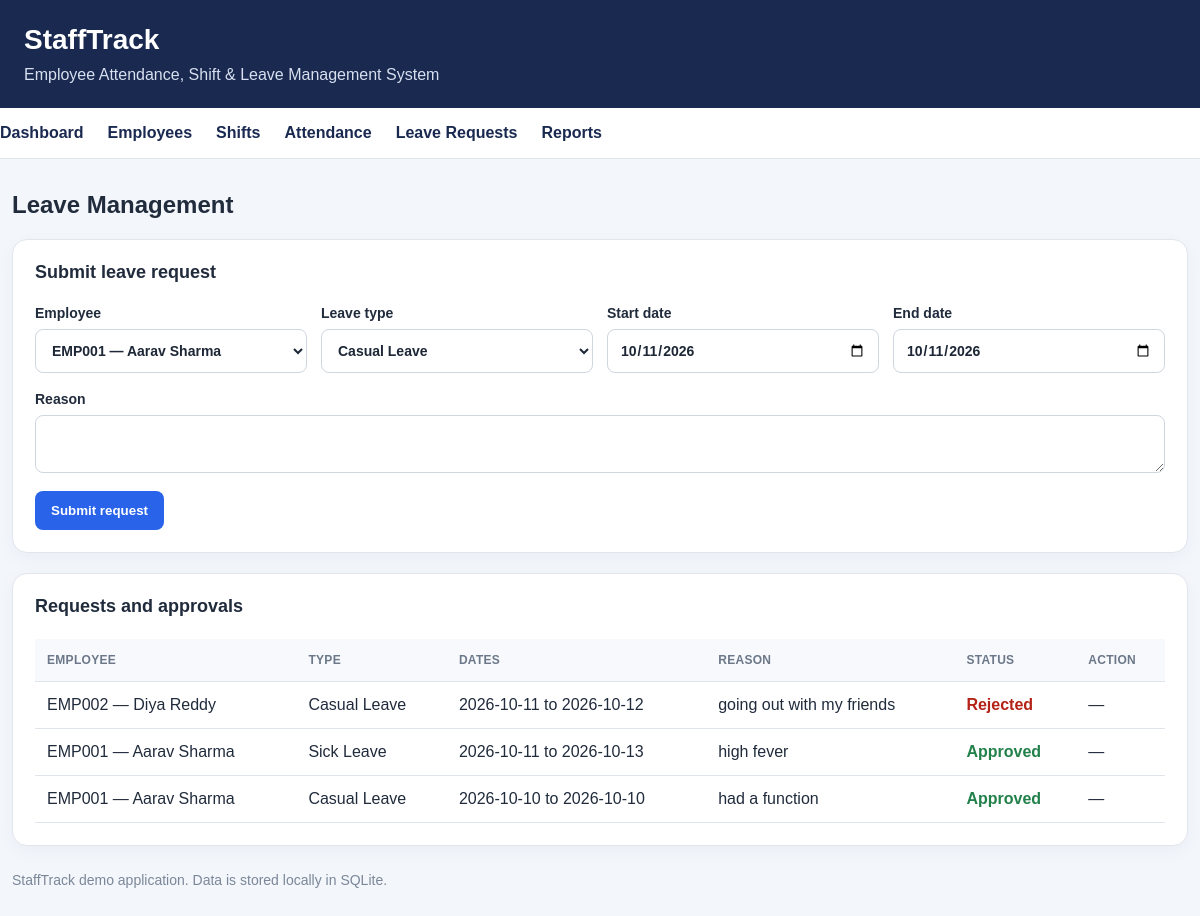
/leave, run on the app's committed database.
### tables this page shows
CREATE TABLE leave_requests (
      id INTEGER PRIMARY KEY AUTOINCREMENT,
      employee_id INTEGER NOT NULL REFERENCES employees(id),
      leave_type TEXT NOT NULL,
      start_date TEXT NOT NULL,
      end_date TEXT NOT NULL,
      reason TEXT NOT NULL,
      status TEXT NOT NULL DEFAULT 'Pending'
        CHECK (status IN ('Pending','Approved','Rejected')),
      CHECK (end_date >= start_date)
    );

CREATE TABLE employees (
      id INTEGER PRIMARY KEY AUTOINCREMENT,
      code TEXT NOT NULL UNIQUE,
      full_name TEXT NOT NULL,
      email TEXT NOT NULL,
      department TEXT NOT NULL,
      hire_date TEXT NOT NULL,
      active INTEGER NOT NULL DEFAULT 1
    );

### app/routes.py (the view, shortened to what this page needs)
@bp.route("/leave", methods=["GET","POST"])
def leave():
    db = get_db()
    employees = db.execute("SELECT id,code,full_name FROM employees WHERE active=1 ORDER BY code").fetchall()
    rows = db.execute("""SELECT l.*,e.code,e.full_name FROM leave_requests l
      JOIN employees e ON e.id=l.employee_id ORDER BY l.id DESC""").fetchall()
    return render_template("leave.html", employees=employees, requests=rows)

### app/db.py (called while the page is built)
def get_db():
    if "db" not in g:
        db_path = current_app.config["DATABASE"]
        Path(db_path).parent.mkdir(parents=True, exist_ok=True)
        g.db = sqlite3.connect(db_path)
        g.db.row_factory = sqlite3.Row
        g.db.execute("PRAGMA foreign_keys = ON")
    return g.db

### app/routes.py (called while the page is built)
@bp.app_context_processor
def inject_today():
    return {"today": date.today().isoformat()}

### app/templates/leave.html
{% extends "base.html" %}{% block title %}Leave Requests · StaffTrack{% endblock %}
{% block content %}<h2>Leave Management</h2>
<section class="panel"><h3>Submit leave request</h3><form method="post" class="form-grid">
<label>Employee<select name="employee_id" required>{% for e in employees %}<option value="{{ e.id }}">{{ e.code }} — {{ e.full_name }}</option>{% endfor %}</select></label>
<label>Leave type<select name="leave_type"><option>Casual Leave</option><option>Earned Leave</option><option>Sick Leave</option></select></label>
<label>Start date<input name="start_date" type="date" value="{{ today }}" required></label>
<label>End date<input name="end_date" type="date" value="{{ today }}" required></label>
<label class="wide">Reason<textarea name="reason" rows="2" required></textarea></label>
<div class="form-action"><button>Submit request</button></div></form></section>
<section class="panel"><h3>Requests and approvals</h3><table><thead><tr><th>Employee</th><th>Type</th><th>Dates</th><th>Reason</th><th>Status</th><th>Action</th></tr></thead><tbody>
{% for r in requests %}<tr><td>{{ r.code }} — {{ r.full_name }}</td><td>{{ r.leave_type }}</td><td>{{ r.start_date }} to {{ r.end_date }}</td><td>{{ r.reason }}</td><td><span class="status {{ r.status|lower }}">{{ r.status }}</span></td><td>{% if r.status == 'Pending' %}<form class="inline" method="post" action="{{ url_for('main.decide_leave',request_id=r.id,decision='Approved') }}"><button class="small">Approve</button></form> <form class="inline" method="post" action="{{ url_for('main.decide_leave',request_id=r.id,decision='Rejected') }}"><button class="small danger">Reject</button></form>{% else %}—{% endif %}</td></tr>
{% else %}<tr><td colspan="6">No leave requests found.</td></tr>{% endfor %}
</tbody></table></section>{% endblock %}

### app/static/style.css (style rules this page uses)
:root { font-family: Arial, Helvetica, sans-serif; color: #202b3c; background: #f3f6fb; }
* { box-sizing: border-box; }
body { margin: 0; background: #f3f6fb; }
h2 { font-size: 24px; margin: 0 0 20px; }
h3 { margin: 0 0 22px; font-size: 18px; }
.panel,.stat { background: white; border: 1px solid #e1e6ed; border-radius: 15px; box-shadow: 0 5px 18px rgba(22,39,69,.04); }
.panel { padding: 22px; margin: 20px 0; overflow-x: auto; }
.form-grid { display: grid; grid-template-columns: repeat(4,minmax(0,1fr)); gap: 18px 14px; align-items: end; }
label { font-weight: 700; font-size: 14px; display: flex; flex-direction: column; gap: 8px; }
input,select,textarea { width: 100%; border: 1px solid #cfd6df; background: white; border-radius: 8px; padding: 12px; font: inherit; color: #1d2736; min-height: 44px; }
textarea { resize: vertical; }
.wide { grid-column: 1/-1; }
button { border: 0; border-radius: 8px; background: #2863e9; color: white; padding: 12px 16px; font-weight: 700; cursor: pointer; }
.form-action { align-self: end; }
table { border-collapse: collapse; width: 100%; min-width: 680px; text-align: left; }
th { background: #f7f9fc; color: #6c7889; text-transform: uppercase; font-size: 12px; letter-spacing: .3px; }
th,td { padding: 14px 12px; border-bottom: 1px solid #e0e5eb; }
.status.approved { color: #22804a; font-weight: 700; }
.status.rejected { color: #b42318; font-weight: 700; }

### data on the page
leave_requests: code "EMP002", full_name "Diya Reddy", leave_type "Casual Leave", start_date "2026-10-11", end_date "2026-10-12", reason "going out with my friends", status "Rejected"
leave_requests: code "EMP001", full_name "Aarav Sharma", leave_type "Sick Leave", start_date "2026-10-11", end_date "2026-10-13", reason "high fever", status "Approved"
leave_requests: code "EMP001", full_name "Aarav Sharma", leave_type "Casual Leave", start_date "2026-10-10", end_date "2026-10-10", reason "had a function", status "Approved"

### other printed values
form field employee_id "EMP001 — Aarav Sharma"
